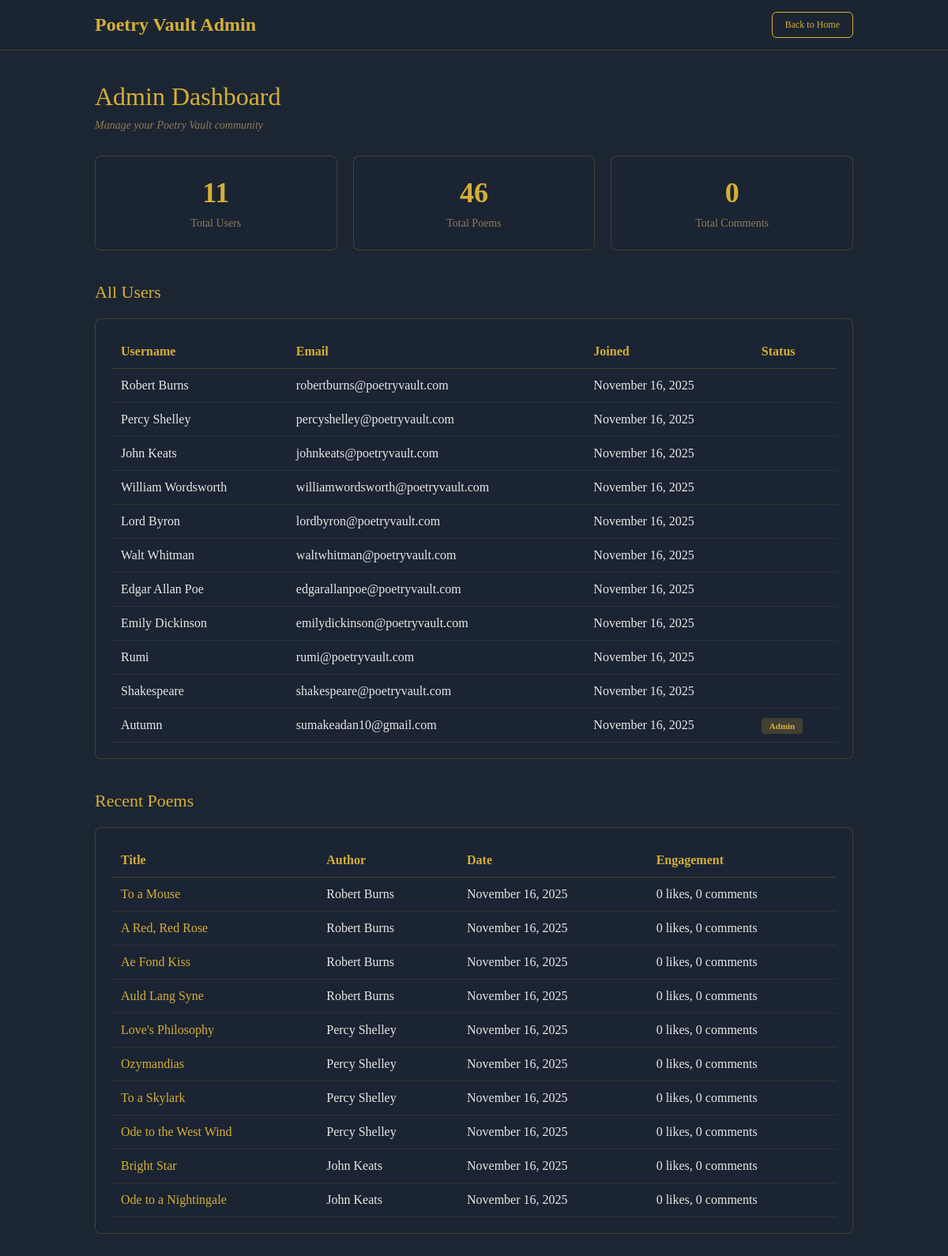
The page /admin (signed in) on the database its author committed.
### models.py (models this page shows, shortened)
class User(UserMixin, db.Model):
    __tablename__ = 'users'
    id = db.Column(db.Integer, primary_key=True)
    username = db.Column(db.String(80), unique=True, nullable=False)
    email = db.Column(db.String(120), unique=True, nullable=False)
    password_hash = db.Column(db.String(255), nullable=False)
    age = db.Column(db.Integer, nullable=True)
    favorite_poet = db.Column(db.String(100), nullable=True)
    is_admin = db.Column(db.Boolean, default=False)
    created_at = db.Column(db.DateTime, default=datetime.utcnow)
    poems = db.relationship('Poem', backref='author', lazy=True)
    comments = db.relationship('Comment', backref='author', lazy=True)
    saved_poems = db.relationship('SavedPoem', backref='user', lazy=True, cascade='all, delete-orphan')
    likes = db.relationship('Like', backref='user', lazy=True, cascade='all, delete-orphan')
    notifications = db.relationship('Notification', backref='user', lazy=True, cascade='all, delete-orphan')

class Poem(db.Model):
    __tablename__ = 'poems'
    id = db.Column(db.Integer, primary_key=True)
    title = db.Column(db.String(200), nullable=False)
    content = db.Column(db.Text, nullable=False)
    created_at = db.Column(db.DateTime, default=datetime.utcnow)
    user_id = db.Column(db.Integer, db.ForeignKey('users.id'), nullable=False)
    is_classic = db.Column(db.Boolean, default=False)  # Hide from home feed, show in search only
    comments = db.relationship('Comment', backref='poem', lazy=True, cascade='all, delete-orphan')
    saved_by = db.relationship('SavedPoem', backref='poem', lazy=True, cascade='all, delete-orphan')
    likes = db.relationship('Like', backref='poem', lazy=True, cascade='all, delete-orphan')

### app.py (the view)
    @app.route('/admin')
    @login_required
    def admin():
        if not current_user.is_admin:
            abort(403)
        total_users = User.query.count()
        total_poems = Poem.query.count()
        total_comments = Comment.query.count()
        all_users = User.query.order_by(User.created_at.desc()).all()
        recent_poems = Poem.query.order_by(Poem.created_at.desc()).limit(10).all()
        return render_template('admin.html',
                             total_users=total_users,
                             total_poems=total_poems,
                             total_comments=total_comments,
                             users=all_users,
                             poems=recent_poems)

### templates/admin.html (shortened to what this page needs)
<!DOCTYPE html>
<html>
<head>
</head>
<body>
    <nav class="navbar">
        <div class="nav-container">
            <a href="/home" class="logo">Poetry Vault Admin</a>
            <a href="/home" class="btn-back">Back to Home</a>
        </div>
    </nav>
    <div class="container">
        <h1>Admin Dashboard</h1>
        <p class="subtitle">Manage your Poetry Vault community</p>
        <div class="stats-grid">
            <div class="stat-card">
                <div class="stat-number">{{ total_users }}</div>
                <div class="stat-label">Total Users</div>
            </div>
            <div class="stat-card">
                <div class="stat-number">{{ total_poems }}</div>
                <div class="stat-label">Total Poems</div>
            </div>
            <div class="stat-card">
                <div class="stat-number">{{ total_comments }}</div>
                <div class="stat-label">Total Comments</div>
            </div>
        </div>
        <div class="section-title">All Users</div>
        <div class="table-card">
            <table>
                <thead>
                    <tr>
                        <th>Username</th>
                        <th>Email</th>
                        <th>Joined</th>
                        <th>Status</th>
                    </tr>
                </thead>
                <tbody>
                    {% for user in users %}
                    <tr>
                        <td>{{ user.username }}</td>
                        <td>{{ user.email }}</td>
                        <td>{{ user.created_at.strftime('%B %d, %Y') }}</td>
                        <td>{% if user.is_admin %}<span class="badge">Admin</span>{% endif %}</td>
                    </tr>
                    {% endfor %}
                </tbody>
            </table>
        </div>
        <div class="section-title">Recent Poems</div>
        <div class="table-card">
            <table>
                <thead>
                    <tr>
                        <th>Title</th>
                        <th>Author</th>
                        <th>Date</th>
                        <th>Engagement</th>
                    </tr>
                </thead>
                <tbody>
                    {% for poem in poems %}
                    <tr>
                        <td><a href="/poem/{{ poem.id }}" style="color: #d4af37; text-decoration: none;">{{ poem.title }}</a></td>
                        <td>{{ poem.author.username }}</td>
                        <td>{{ poem.created_at.strftime('%B %d, %Y') }}</td>
                        <td>{{ poem.likes|length }} likes, {{ poem.comments|length }} comments</td>
                    </tr>
                    {% endfor %}
                </tbody>
            </table>
        </div>
    </div>
</body>
</html>

### templates/admin.html (style rules this page uses)
* { margin: 0; padding: 0; box-sizing: border-box; }
body { font-family: 'Georgia', serif; background: #1c2532; min-height: 100vh; color: #e8e8e8; }
.navbar { background: rgba(28, 37, 50, 0.95); border-bottom: 1px solid rgba(212, 175, 55, 0.2); padding: 15px 0; }
.nav-container { max-width: 1000px; margin: 0 auto; padding: 0 20px; display: flex; justify-content: space-between; align-items: center; }
.logo { font-size: 24px; color: #d4af37; font-weight: 600; text-decoration: none; }
.btn-back { padding: 8px 16px; background: transparent; color: #d4af37; border: 1px solid #d4af37; border-radius: 6px; text-decoration: none; font-size: 12px; }
.container { max-width: 1000px; margin: 40px auto; padding: 0 20px; }
h1 { color: #d4af37; font-size: 32px; margin-bottom: 10px; font-weight: normal; }
.subtitle { color: #8e7a5a; font-size: 14px; margin-bottom: 30px; font-style: italic; }
.stats-grid { display: grid; grid-template-columns: repeat(auto-fit, minmax(200px, 1fr)); gap: 20px; margin-bottom: 40px; }
.stat-card { background: rgba(28, 37, 50, 0.8); border: 1px solid rgba(212, 175, 55, 0.2); border-radius: 8px; padding: 25px; text-align: center; }
.stat-number { color: #d4af37; font-size: 36px; font-weight: 600; margin-bottom: 10px; }
.stat-label { color: #8e7a5a; font-size: 14px; }
.section-title { color: #d4af37; font-size: 22px; margin: 40px 0 20px 0; font-weight: normal; }
.table-card { background: rgba(28, 37, 50, 0.8); border: 1px solid rgba(212, 175, 55, 0.2); border-radius: 8px; padding: 20px; margin-bottom: 30px; overflow-x: auto; }
table { width: 100%; border-collapse: collapse; }
th { color: #d4af37; text-align: left; padding: 12px; border-bottom: 1px solid rgba(212, 175, 55, 0.2); font-weight: 600; }
td { color: #e8e8e8; padding: 12px; border-bottom: 1px solid rgba(212, 175, 55, 0.1); }
.badge { background: rgba(212, 175, 55, 0.2); color: #d4af37; padding: 4px 10px; border-radius: 4px; font-size: 11px; font-weight: 600; }

### rows shown on the page
User: username "Robert Burns", email "robertburns@poetryvault.com", created_at "November 16, 2025"
User: username "Percy Shelley", email "percyshelley@poetryvault.com", created_at "November 16, 2025"
User: username "John Keats", email "johnkeats@poetryvault.com", created_at "November 16, 2025"
User: username "William Wordsworth", email "williamwordsworth@poetryvault.com", created_at "November 16, 2025"
User: username "Lord Byron", email "lordbyron@poetryvault.com", created_at "November 16, 2025"
User: username "Walt Whitman", email "waltwhitman@poetryvault.com", created_at "November 16, 2025"
User: username "Edgar Allan Poe", email "edgarallanpoe@poetryvault.com", created_at "November 16, 2025"
User: username "Emily Dickinson", email "emilydickinson@poetryvault.com", created_at "November 16, 2025"
User: username "Rumi", email "rumi@poetryvault.com", created_at "November 16, 2025"
User: username "Shakespeare", email "shakespeare@poetryvault.com", created_at "November 16, 2025"
User: username "Autumn", email "sumakeadan10@gmail.com", created_at "November 16, 2025", is_admin "Admin"
Poem: title "To a Mouse", author.username "Robert Burns", created_at "November 16, 2025", likes|length "0", comments|length "0"
Poem: title "A Red, Red Rose", author.username "Robert Burns", created_at "November 16, 2025", likes|length "0", comments|length "0"
Poem: title "Ae Fond Kiss", author.username "Robert Burns", created_at "November 16, 2025", likes|length "0", comments|length "0"
Poem: title "Auld Lang Syne", author.username "Robert Burns", created_at "November 16, 2025", likes|length "0", comments|length "0"
Poem: title "Love's Philosophy", author.username "Percy Shelley", created_at "November 16, 2025", likes|length "0", comments|length "0"
Poem: title "Ozymandias", author.username "Percy Shelley", created_at "November 16, 2025", likes|length "0", comments|length "0"
Poem: title "To a Skylark", author.username "Percy Shelley", created_at "November 16, 2025", likes|length "0", comments|length "0"
Poem: title "Ode to the West Wind", author.username "Percy Shelley", created_at "November 16, 2025", likes|length "0", comments|length "0"
Poem: title "Bright Star", author.username "John Keats", created_at "November 16, 2025", likes|length "0", comments|length "0"
Poem: title "Ode to a Nightingale", author.username "John Keats", created_at "November 16, 2025", likes|length "0", comments|length "0"

### other values the page prints
{{ total_users }} "11"
{{ total_poems }} "46"
{{ total_comments }} "0"
